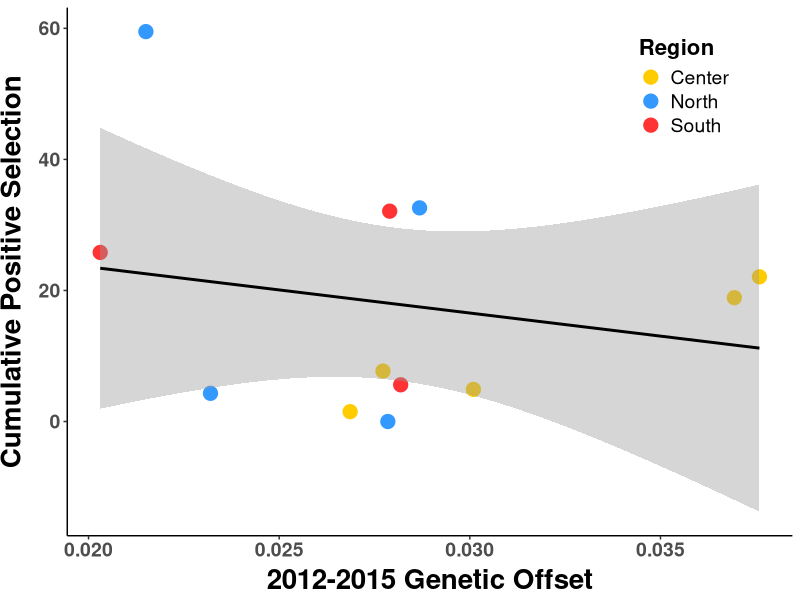
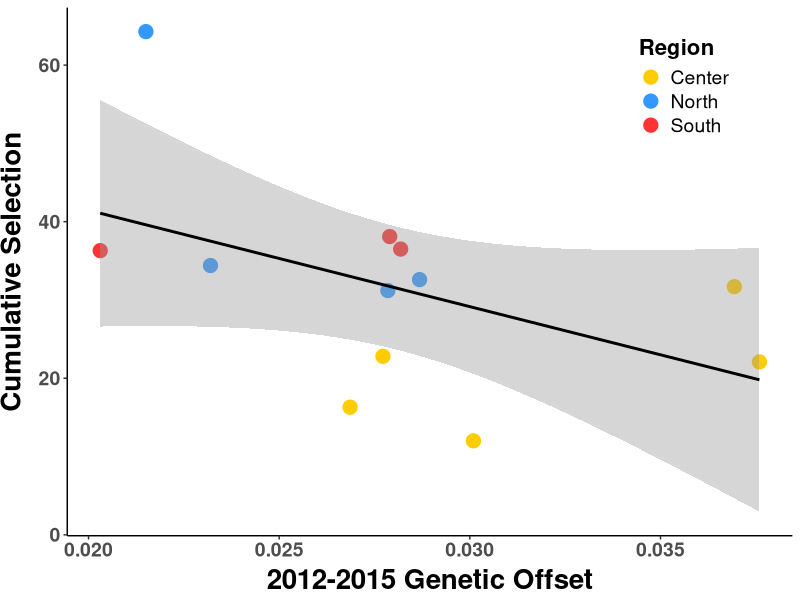
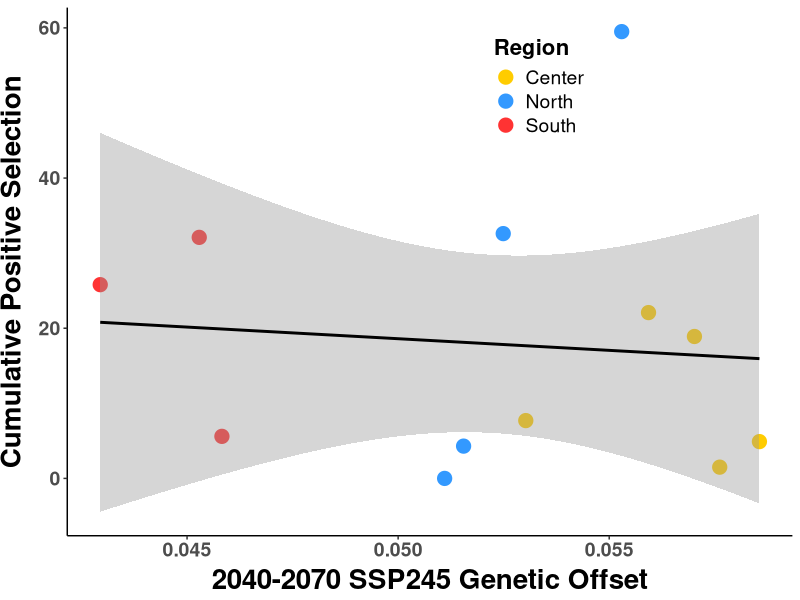
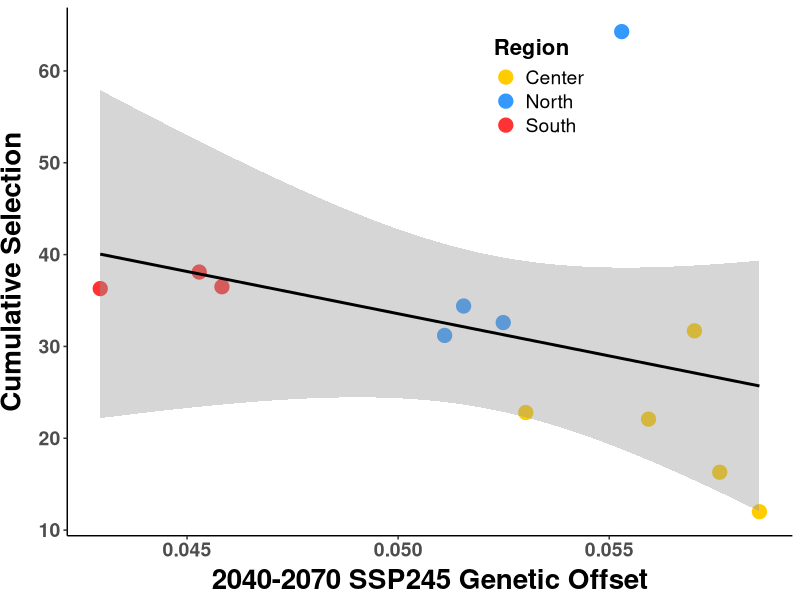
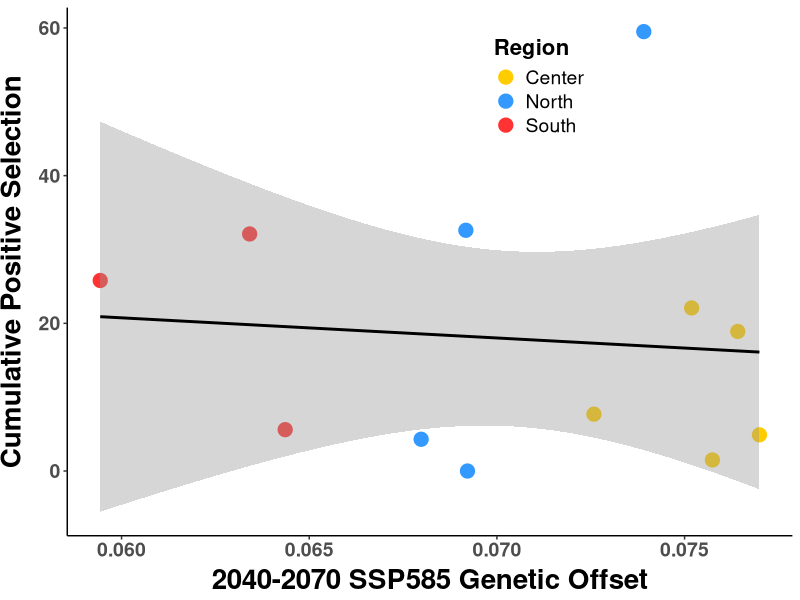
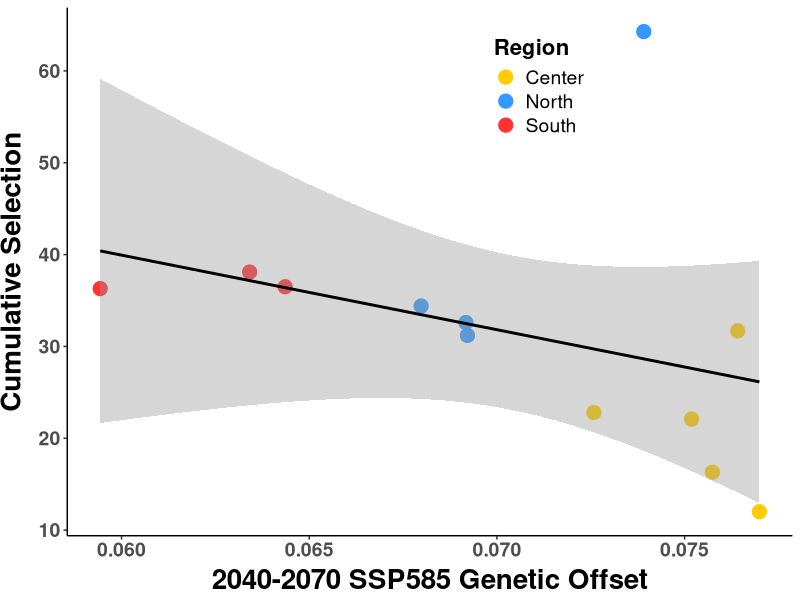
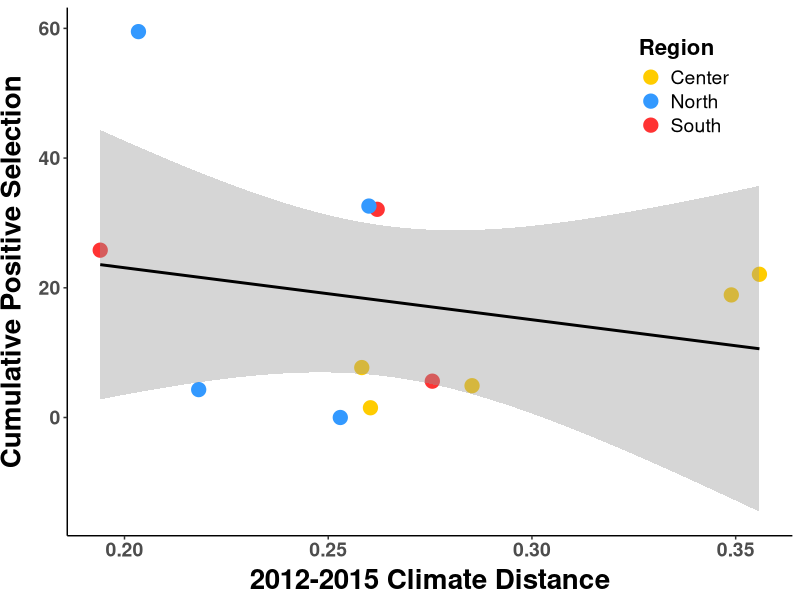
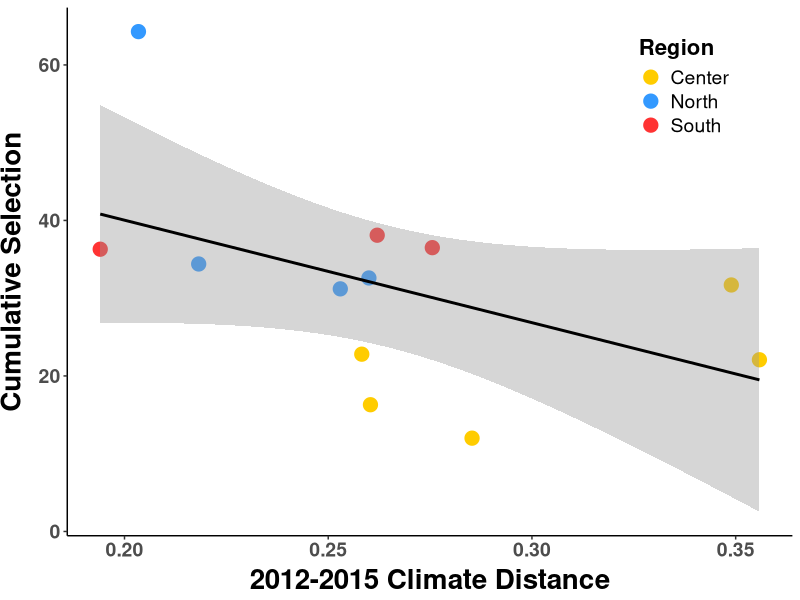

Generate these figures, in order, with R:
##################################################################################
## Plot cumulative slope against demography
## Author Daniel Anstett
## 
## 
## Last Modified April 19, 2023
###################################################################################

#Library install and import
library(tidyverse)
library(car) 
#Import data
offset_pop <- read_csv("data/time_cumul_beagle.csv")
#offset_pop_3 <- offset_pop %>% filter(Paper_ID!=11)


lm.cumul.1215_pos <- lm(cumul_pos~offset_1215,data=offset_pop)
lm.cumul.1215_all <- lm(cumul_all~offset_1215,data=offset_pop)

lm.cumul.ssp245_pos <- lm(cumul_pos~offset_SSP245,data=offset_pop)
lm.cumul.ssp245_all <- lm(cumul_all~offset_SSP245,data=offset_pop)

lm.cumul.ssp585_pos <- lm(cumul_pos~offset_SSP585,data=offset_pop)
lm.cumul.ssp585_all <- lm(cumul_all~offset_SSP585,data=offset_pop)

lm.cumul.clim_pos <- lm(cumul_pos~offset_climate,data=offset_pop)
lm.cumul.clim_all <- lm(cumul_all~offset_climate,data=offset_pop)

Anova(lm.cumul.1215_pos,type="III")
Anova(lm.cumul.1215_all,type="III")
summary(lm.cumul.1215_pos)
summary(lm.cumul.1215_all)

Anova(lm.cumul.ssp245_pos,type="III")
Anova(lm.cumul.ssp245_all,type="III")

Anova(lm.cumul.ssp585_pos,type="III")
Anova(lm.cumul.ssp585_all,type="III")

Anova(lm.cumul.clim_pos,type="III")
Anova(lm.cumul.clim_all,type="III")




#cumul slope plotted against 1215 offset
ggplot(offset_pop, aes(x=offset_1215, y=cumul_pos)) + 
  geom_point(aes(color=Region), size =4.5)+
  geom_smooth(method=lm,color="black")+
  #  geom_label_repel(aes(label = ID))+
  scale_y_continuous(name="Cumulative Positive Selection")+
  scale_x_continuous(name="2012-2015 Genetic Offset")+
  scale_color_manual(values= c("North"="#3399FF", "Center"="#FFCC00", "South"="#FF3333"))+
  theme_classic() + theme(
    axis.text.x = element_text(size=14, face="bold"),
    axis.text.y = element_text(size=14,face="bold"),
    axis.title.x = element_text(color="black", size=20, vjust = 0.5, face="bold"),
    axis.title.y = element_text(color="black", size=20,vjust = 2, face="bold",hjust=0.5),
    legend.position = c(0.85, 0.85),legend.text=element_text(size=14),
    legend.title=element_text(size=16,face="bold"))
ggsave("graphs/bi_plots_gradient/1_rapid_offset_1215_pos.pdf",width=7, height = 6, units = "in")


#cumul slope plotted against 1215 offset
ggplot(offset_pop, aes(x=offset_1215, y=cumul_all)) + 
  geom_point(aes(color=Region), size =4.5)+
  geom_smooth(method=lm,color="black")+
  #  geom_label_repel(aes(label = ID))+
  scale_y_continuous(name="Cumulative Selection")+
  scale_x_continuous(name="2012-2015 Genetic Offset")+
  scale_color_manual(values= c("North"="#3399FF", "Center"="#FFCC00", "South"="#FF3333"))+
  theme_classic() + theme(
    axis.text.x = element_text(size=14, face="bold"),
    axis.text.y = element_text(size=14,face="bold"),
    axis.title.x = element_text(color="black", size=20, vjust = 0.5, face="bold"),
    axis.title.y = element_text(color="black", size=20,vjust = 2, face="bold",hjust=0.5),
    legend.position = c(0.85, 0.85),legend.text=element_text(size=14),
    legend.title=element_text(size=16,face="bold"))
ggsave("graphs/bi_plots_gradient/2_rapid_offset_1215_all.pdf",width=7, height = 6, units = "in")


###########################################################################################################


#cumul slope plotted against 2040-2070 SSP245 Genetic Offset
ggplot(offset_pop, aes(x=offset_SSP245, y=cumul_pos)) + 
  geom_point(aes(color=Region), size =4.5)+
  geom_smooth(method=lm,color="black")+
  #  geom_label_repel(aes(label = ID))+
  scale_y_continuous(name="Cumulative Positive Selection")+
  scale_x_continuous(name="2040-2070 SSP245 Genetic Offset")+
  scale_color_manual(values= c("North"="#3399FF", "Center"="#FFCC00", "South"="#FF3333"))+
  theme_classic() + theme(
    axis.text.x = element_text(size=14, face="bold"),
    axis.text.y = element_text(size=14,face="bold"),
    axis.title.x = element_text(color="black", size=20, vjust = 0.5, face="bold"),
    axis.title.y = element_text(color="black", size=20,vjust = 2, face="bold",hjust=0.5),
    legend.position = c(0.65, 0.85),legend.text=element_text(size=14),
    legend.title=element_text(size=16,face="bold"))
ggsave("graphs/bi_plots_gradient/3_rapid_offset_ssp245_pos.pdf",width=7, height = 6, units = "in")

#cumul slope plotted against 2040-2070 SSP245 Genetic Offset
ggplot(offset_pop, aes(x=offset_SSP245, y=cumul_all)) + 
  geom_point(aes(color=Region), size =4.5)+
  geom_smooth(method=lm,color="black")+
  #  geom_label_repel(aes(label = ID))+
  scale_y_continuous(name="Cumulative Selection")+
  scale_x_continuous(name="2040-2070 SSP245 Genetic Offset")+
  scale_color_manual(values= c("North"="#3399FF", "Center"="#FFCC00", "South"="#FF3333"))+
  theme_classic() + theme(
    axis.text.x = element_text(size=14, face="bold"),
    axis.text.y = element_text(size=14,face="bold"),
    axis.title.x = element_text(color="black", size=20, vjust = 0.5, face="bold"),
    axis.title.y = element_text(color="black", size=20,vjust = 2, face="bold",hjust=0.5),
    legend.position = c(0.65, 0.85),legend.text=element_text(size=14),
    legend.title=element_text(size=16,face="bold"))
ggsave("graphs/bi_plots_gradient/4_rapid_offset_ssp245_all.pdf",width=7, height = 6, units = "in")


#cumul slope plotted against 2040-2070 SSP585 Genetic Offset
ggplot(offset_pop, aes(x=offset_SSP585, y=cumul_pos)) + 
  geom_point(aes(color=Region), size =4.5)+
  geom_smooth(method=lm,color="black")+
  #  geom_label_repel(aes(label = ID))+
  scale_y_continuous(name="Cumulative Positive Selection")+
  scale_x_continuous(name="2040-2070 SSP585 Genetic Offset")+
  scale_color_manual(values= c("North"="#3399FF", "Center"="#FFCC00", "South"="#FF3333"))+
  theme_classic() + theme(
    axis.text.x = element_text(size=14, face="bold"),
    axis.text.y = element_text(size=14,face="bold"),
    axis.title.x = element_text(color="black", size=20, vjust = 0.5, face="bold"),
    axis.title.y = element_text(color="black", size=20,vjust = 2, face="bold",hjust=0.5),
    legend.position = c(0.65, 0.85),legend.text=element_text(size=14),
    legend.title=element_text(size=16,face="bold"))
ggsave("graphs/bi_plots_gradient/5_rapid_offset_ssp585_pos.pdf",width=7, height = 6, units = "in")


#cumul slope plotted against 2040-2070 SSP585 Genetic Offset
ggplot(offset_pop, aes(x=offset_SSP585, y=cumul_all)) + 
  geom_point(aes(color=Region), size =4.5)+
  geom_smooth(method=lm,color="black")+
  #  geom_label_repel(aes(label = ID))+
  scale_y_continuous(name="Cumulative Selection")+
  scale_x_continuous(name="2040-2070 SSP585 Genetic Offset")+
  scale_color_manual(values= c("North"="#3399FF", "Center"="#FFCC00", "South"="#FF3333"))+
  theme_classic() + theme(
    axis.text.x = element_text(size=14, face="bold"),
    axis.text.y = element_text(size=14,face="bold"),
    axis.title.x = element_text(color="black", size=20, vjust = 0.5, face="bold"),
    axis.title.y = element_text(color="black", size=20,vjust = 2, face="bold",hjust=0.5),
    legend.position = c(0.65, 0.85),legend.text=element_text(size=14),
    legend.title=element_text(size=16,face="bold"))
ggsave("graphs/bi_plots_gradient/6_rapid_offset_ssp585_all.pdf",width=7, height = 6, units = "in")


###########################################################################################################

#cumul slope plotted against 2012-2015 Climate Distance
ggplot(offset_pop, aes(x=offset_climate, y=cumul_pos)) + 
  geom_point(aes(color=Region), size =4.5)+
  geom_smooth(method=lm,color="black")+
  #  geom_label_repel(aes(label = ID))+
  scale_y_continuous(name="Cumulative Positive Selection")+
  scale_x_continuous(name="2012-2015 Climate Distance")+
  scale_color_manual(values= c("North"="#3399FF", "Center"="#FFCC00", "South"="#FF3333"))+
  theme_classic() + theme(
    axis.text.x = element_text(size=14, face="bold"),
    axis.text.y = element_text(size=14,face="bold"),
    axis.title.x = element_text(color="black", size=20, vjust = 0.5, face="bold"),
    axis.title.y = element_text(color="black", size=20,vjust = 2, face="bold",hjust=0.5),
    legend.position = c(0.85, 0.85),legend.text=element_text(size=14),
    legend.title=element_text(size=16,face="bold"))
ggsave("graphs/bi_plots_gradient/7_rapid_offset_climate_distance_all.pdf",width=7, height = 6, units = "in")


#cumul slope plotted against 2012-2015 Climate Distance
ggplot(offset_pop, aes(x=offset_climate, y=cumul_all)) + 
  geom_point(aes(color=Region), size =4.5)+
  geom_smooth(method=lm,color="black")+
  #  geom_label_repel(aes(label = ID))+
  scale_y_continuous(name="Cumulative Selection")+
  scale_x_continuous(name="2012-2015 Climate Distance")+
  scale_color_manual(values= c("North"="#3399FF", "Center"="#FFCC00", "South"="#FF3333"))+
  theme_classic() + theme(
    axis.text.x = element_text(size=14, face="bold"),
    axis.text.y = element_text(size=14,face="bold"),
    axis.title.x = element_text(color="black", size=20, vjust = 0.5, face="bold"),
    axis.title.y = element_text(color="black", size=20,vjust = 2, face="bold",hjust=0.5),
    legend.position = c(0.85, 0.85),legend.text=element_text(size=14),
    legend.title=element_text(size=16,face="bold"))
ggsave("graphs/bi_plots_gradient/8_rapid_offset_climate_distance_pos.pdf",width=7, height = 6, units = "in")





